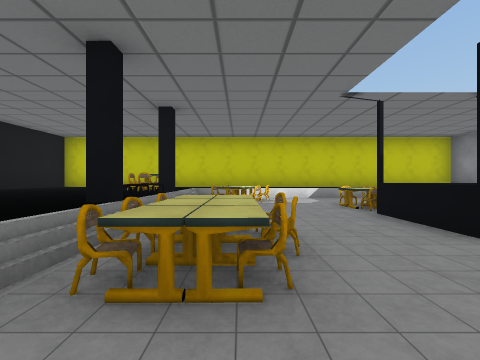
[1] (above)

19 first-person views from a walk through a 3-D level made in the Unity game engine. The camera is 1.2 m above the floor, looks level and sees 90° across. The floor is counted in squares, 2 m on a side. Each view is taken from the middle of a square. On the plan, view 1 faces up. The plan holds only what a view shows up to about 9 squares ahead; the rest is blank. The player character is not drawn. Some animated figures are not drawn.

[2]
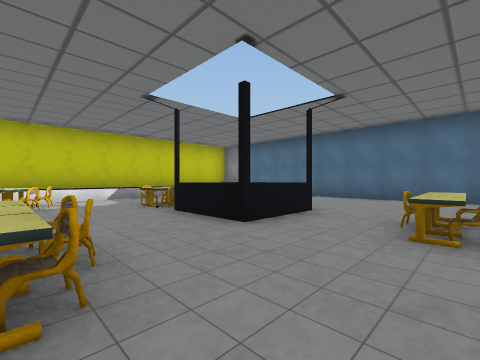

[3]
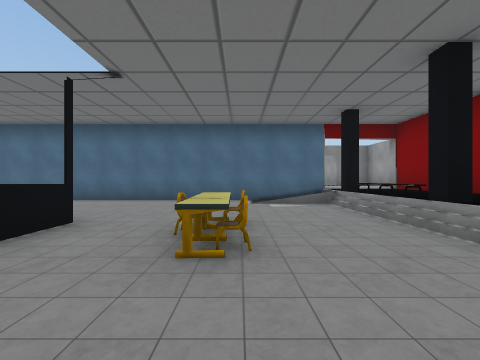

[4]
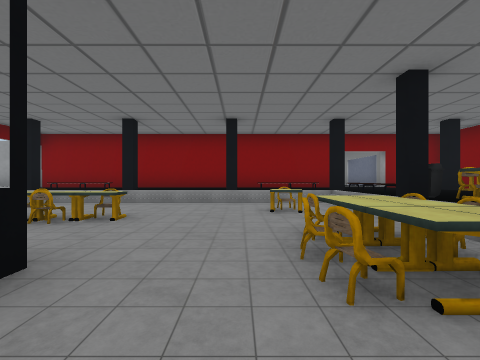

[5]
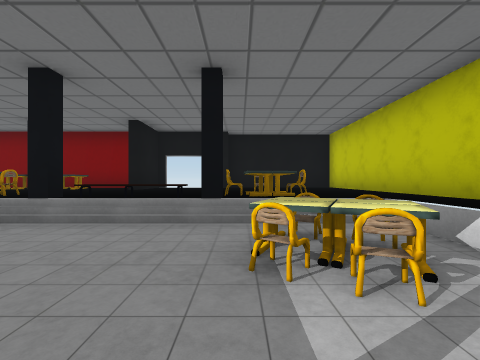

[6]
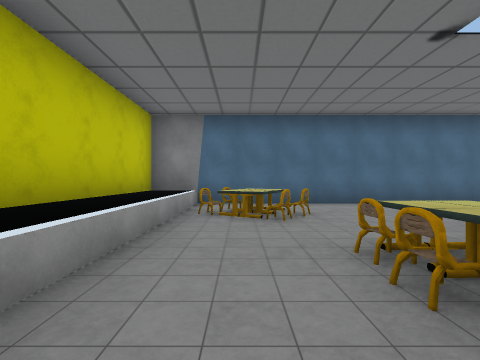

[7]
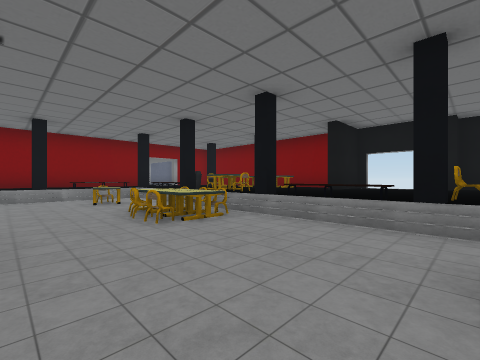

[8]
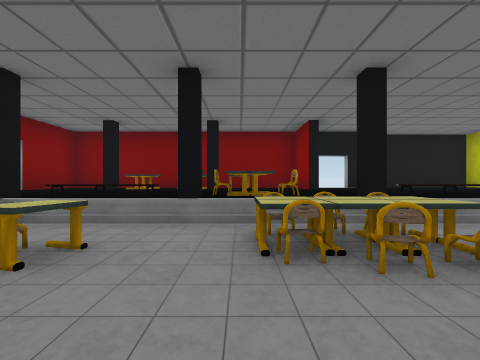

[9]
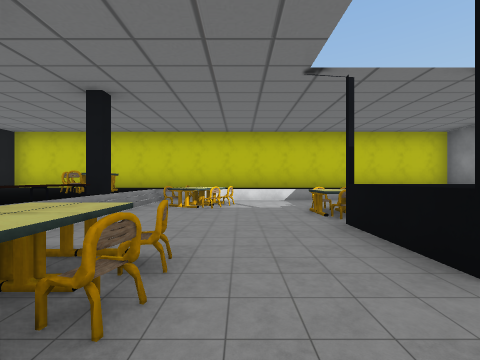

[10]
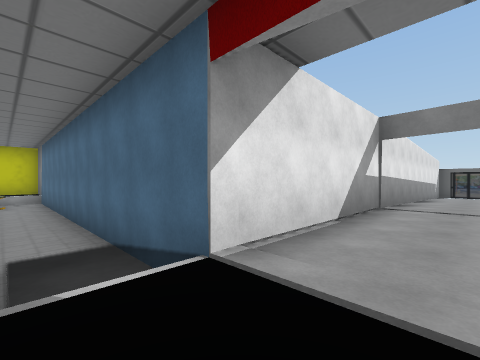

[11]
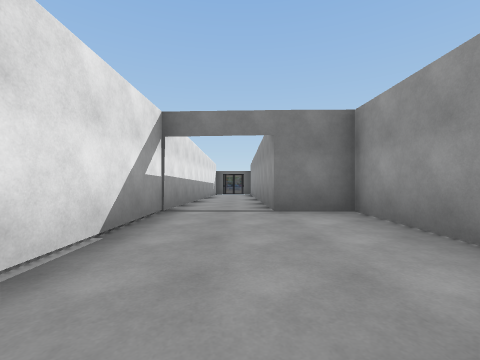

[12]
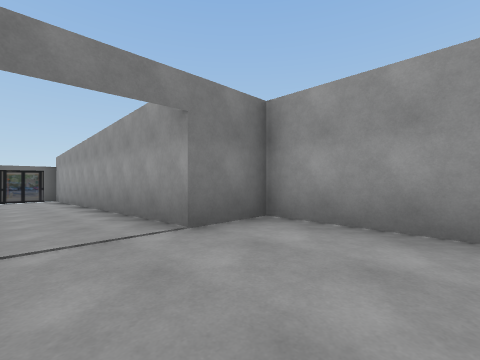

[13]
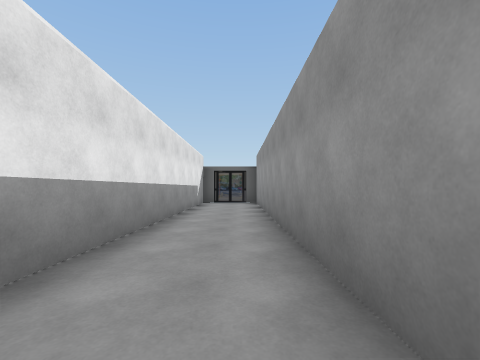

[14]
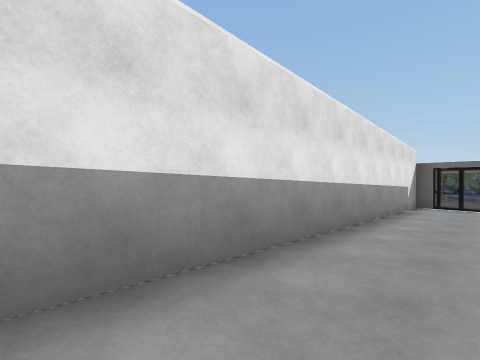

[15]
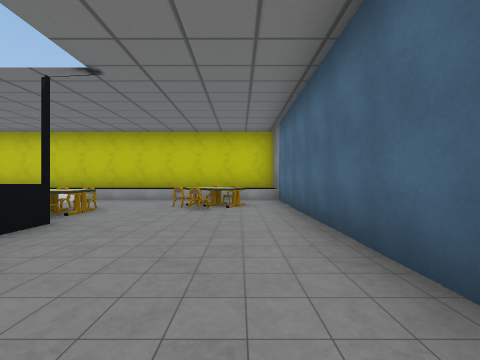

[16]
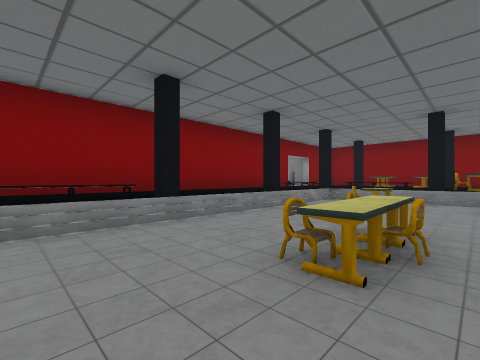

[17]
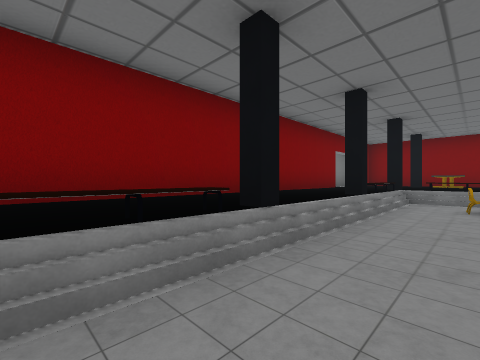

[18]
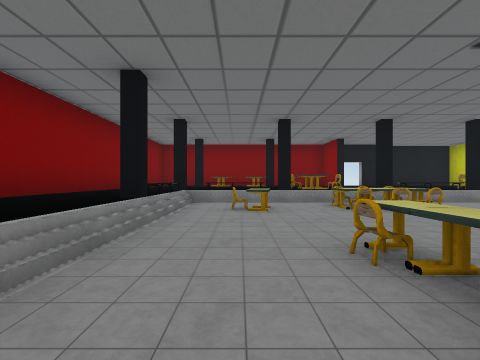

[19]
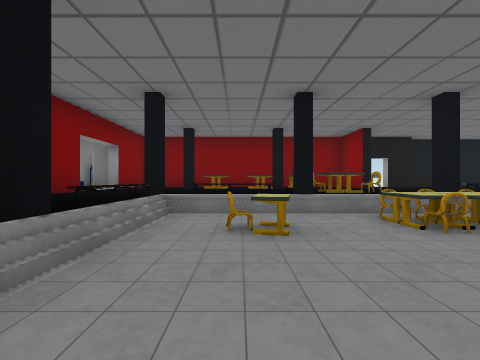

### Floor plan
Key: @ floor where view 1 was taken; # wall or solid block; x gap in a wall; . main floor; - floor 0.25 m lower than the main floor; _ floor 0.5 m lower than the main floor; < floor 0.75 m lower than the main floor; / step, stairs or slope; = window, fence, low wall or low ledge; ^ raised ledge; C chair; T table; B bin; O other object.
Columns run from 7 left of view 1 to 23 right of it. Each row starts with its distance up from view 1.
 10 #################
  9 #............  .#
  8 #.....=#=====C=##
  7 #...CTCTC<<<<TTO#
  6 #....TCTC<CC<C<<#
  5 x..../<<<<COT<<<#
  4  ..../<<<<^^<<<<#
  3 ###..#CC<<^^<<<<#
  2 #....CTTC#<=<<<<#
  1 #.O.CTCC<<<C<<<<#
  0 #.O..B<@<CTTC<<<#
 -1 #.O../CT<<<<<<<##
 -2 #.O../<<<<<<<<=################
 -3 #....#//#..#///......----____<#
 -4 #....................----____<#
 -5 ###..###########....###########
 -6                  ...#
 -7                  ####

Where each view was taken, in squares from view 1:
view 1: 0 up, 0 right, facing up
view 2: 0 up, 0 right, facing up-right
view 3: 0 up, 1 right, facing right
view 4: 4 up, 1 right, facing down
view 5: 6 up, 2 right, facing left
view 6: 7 up, 2 right, facing right
view 7: 6 up, 2 right, facing down-left
view 8: 1 up, 2 right, facing left
view 9: 1 up, 1 right, facing up
view 10: 4 down, 7 right, facing up-right
view 11: 4 down, 8 right, facing right
view 12: 3 down, 10 right, facing down-right
view 13: 4 down, 13 right, facing right
view 14: 4 down, 13 right, facing up-right
view 15: 1 up, 7 right, facing up
view 16: 1 up, 6 right, facing down-left
view 17: 1 down, 6 right, facing down-left
view 18: 1 down, 5 right, facing left
view 19: 1 down, 3 right, facing left
